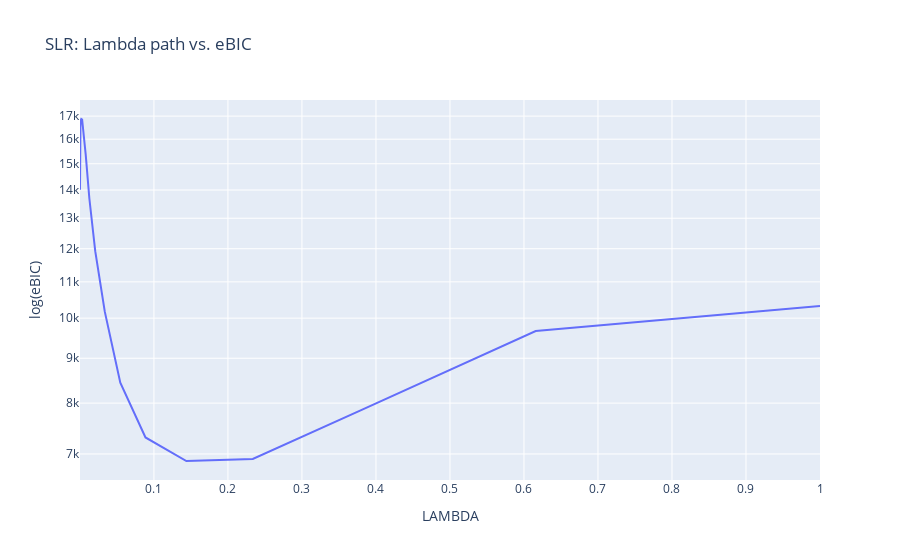

This figure's notebook cell:
### Code cell
x = P_SGL_low.modelselect_stats['BIC'][0.01][:, 0]
y = P_SGL_low.modelselect_stats['LAMBDA'][:, 0]

trace = go.Scatter(x=y.flatten(), y=x.flatten(), mode='lines')
data = [trace]

layout = go.Layout(title='SLR: Lambda path vs. eBIC', xaxis_title='LAMBDA', yaxis_title='log(eBIC)', yaxis_type='log')
fig = go.Figure(data=data, layout=layout)
fig.show()

### Figure 1 — Plotly figure (JSON) as saved in the notebook; plotly's stock layout.template omitted (floating-point values rounded to 4 significant figures)
{"data": [{"mode": "lines", "type": "scatter", "x": [1, 0.6158, 0.3793, 0.2336, 0.1438, 0.08859, 0.05456, 0.0336, 0.02069, 0.01274, 0.007848, 0.004833, 0.002976, 0.001833, 0.001129, 0.0006952, 0.0004281, 0.0002637, 0.0001624, 0.0001], "y": [10320.0, 9668.0, 7850.0, 6909.0, 6872.0, 7310.0, 8441.0, 10170.0, 11920.0, 13690.0, 15360.0, 16260.0, 16850.0, 16870.0, 16820.0, 16520.0, 15960.0, 15250.0, 14740.0, 14010.0]}], "layout": {"autosize": true, "title": {"text": "SLR: Lambda path vs. eBIC"}, "xaxis": {"autorange": true, "range": [0.0001, 1], "title": {"text": "LAMBDA"}, "type": "linear"}, "yaxis": {"autorange": true, "range": [3.815, 4.249], "title": {"text": "log(eBIC)"}, "type": "log"}}}
